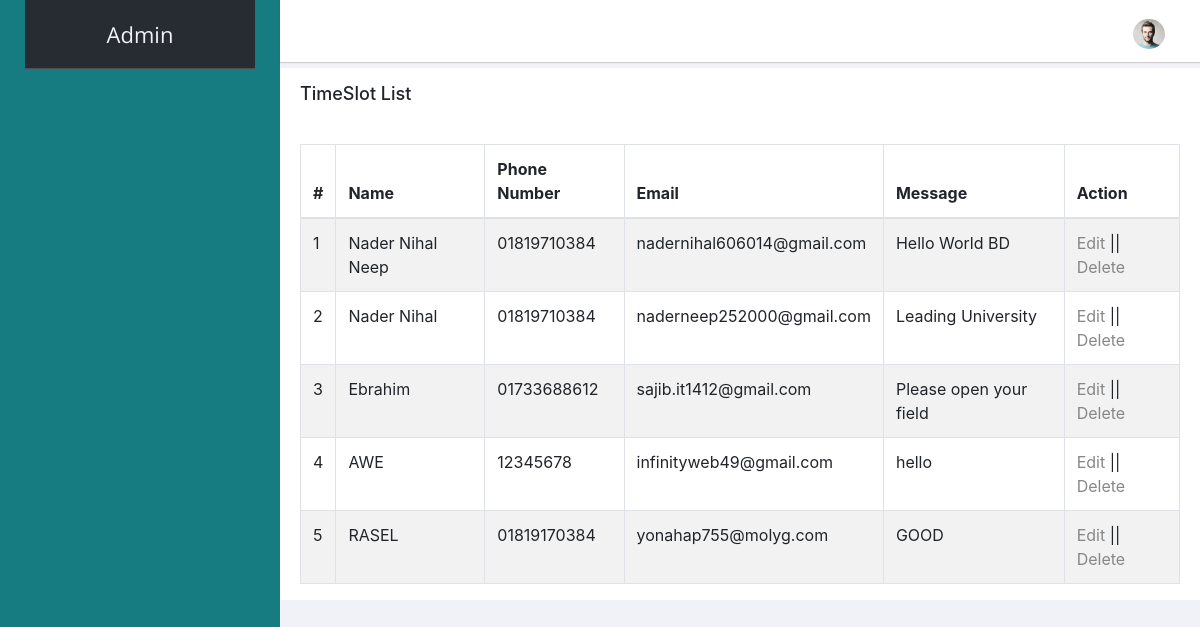
The page /admin/contact-list.php on the database its author committed.
### tables this page shows
CREATE TABLE `contact` (
  `id` int(200) NOT NULL,
  `name` varchar(50) NOT NULL,
  `mobile` varchar(14) NOT NULL,
  `email` varchar(50) NOT NULL,
  `subject` varchar(255) NOT NULL
);

### admin/lib/database.php (called while the page is built, shortened)
<?php
 Class database{
    public $host   = DB_HOST;
    public $user   = DB_USER;
    public $pass   = DB_PASS;
    public $dbname = DB_NAME;
    public $link;
    public function __construct(){
        $this->link = new mysqli($this->host, $this->user, $this->pass, $this->dbname);
       }
     function select($query){
        $result =$this->link->query($query)or
        die($this->link->error.__LINE__);
        if($result->num_rows>0){
            return $result;
        }else{
            return false;
        }
     }
 }
?>

### admin/contact-list.php (the view, shortened to what this page needs)
<!doctype html>
<html class="no-js" lang="en">
<?php include('lib/database.php');?>
<head>
    <link rel="stylesheet" href="vendors/bootstrap/dist/css/bootstrap.min.css">
    <link rel="stylesheet" href="vendors/font-awesome/css/font-awesome.min.css">
    <link rel="stylesheet" href="vendors/themify-icons/css/themify-icons.css">
    <link rel="stylesheet" href="vendors/flag-icon-css/css/flag-icon.min.css">
    <link rel="stylesheet" href="vendors/selectFX/css/cs-skin-elastic.css">
    <link rel="stylesheet" href="assets/css/style.css">
</head>
<body>
    <aside id="left-panel" class="left-panel">
        <nav class="navbar navbar-expand-sm navbar-default">
            <div class="navbar-header">
                <a class="navbar-brand" href="index.php">Admin</a>
            </div>
        </nav>
    </aside>
    <div id="right-panel" class="right-panel">
        <header id="header" class="header">
            <div class="header-menu">
                <div class="col-sm-7">
                    <div class="header-left">
                    </div>
                </div>
                <div class="col-sm-5">
                    <div class="user-area dropdown float-right">
                        <a href="#" class="dropdown-toggle" data-toggle="dropdown" aria-haspopup="true" aria-expanded="false">
                            <img class="user-avatar rounded-circle" src="images/admin.jpg" alt="User Avatar">
                        </a>
                    </div>
                </div>
            </div>
        </header>
        <div class="breadcrumbs">
                <div class="page-header float-left">
                    <div class="page-title">
                        <h1>TimeSlot List</h1>
                        <div class="module-body table">
							<br />
								<table cellpadding="0" cellspacing="0" border="0" class="datatable-1 table table-bordered table-striped	 display" width="100%">
									<thead>
										<tr>
                                            <th>#</th>
											<th>Name</th>
                                            <th>Phone Number</th>
									    	<th>Email</th>
                                            <th>Message</th>
                                            <th>Action</th>
										</tr>
									</thead>
									<tbody>
                                        <?php
                                  $db= new database();
                                  $subquery="select * from contact";
                                  $contact_read=$db->select($subquery);
                                if($contact_read){
                                 $i=0;
                                  while($result=$contact_read->fetch_assoc()){
                                  $i++;
          ?>
					             <tr class="odd gradeX">
					            	 <td><?php echo $i; ?></td>
					            	 <td><?php echo $result['name']; ?></td>
                                     <td><?php echo $result['mobile']; ?></td>
                                     <td><?php echo $result['email']; ?></td>
                                     <td><?php echo $result['subject']; ?></td>
						             <td><a href="editContact.php?editid=<?php echo $result['id']; ?>">Edit</a> ||
					            	 <a onclick="alert('Are You Sure To Delete ?')" href ="?deleteContact=<?php echo $result['id']; ?>">Delete</a></td>
					                       </tr>
								    	 <?php }}; ?>
								</table>
							</div>
						</div>
					</div>
                 </div>
              </div>

### rows shown on the page
contact: name "Nader Nihal Neep", mobile "01819710384", email "nadernihal606014@gmail.com", subject "Hello World BD"
contact: name "Nader Nihal", mobile "01819710384", email "naderneep252000@gmail.com", subject "Leading University"
contact: name "Ebrahim", mobile "01733688612", email "sajib.it1412@gmail.com", subject "Please open your field"
contact: name "AWE", mobile "12345678", email "infinityweb49@gmail.com", subject "hello"
contact: name "RASEL", mobile "01819170384", email "yonahap755@molyg.com", subject "GOOD"
